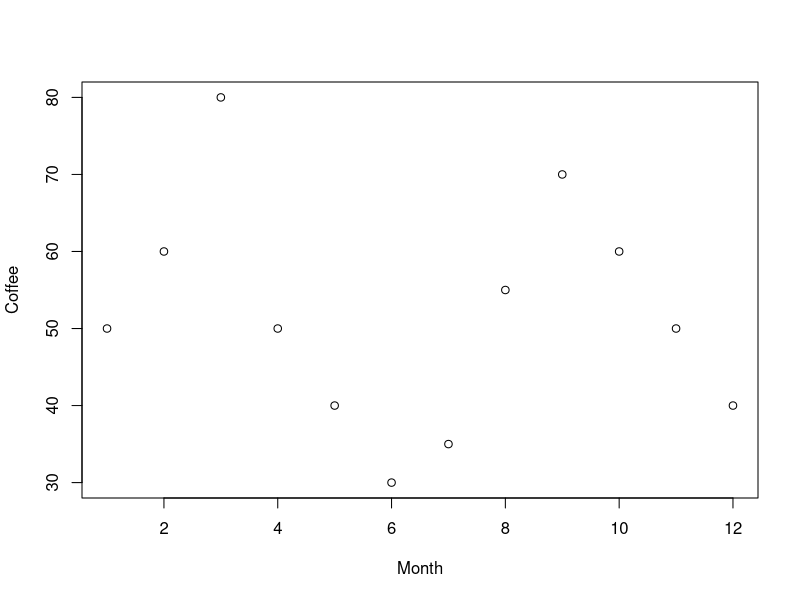
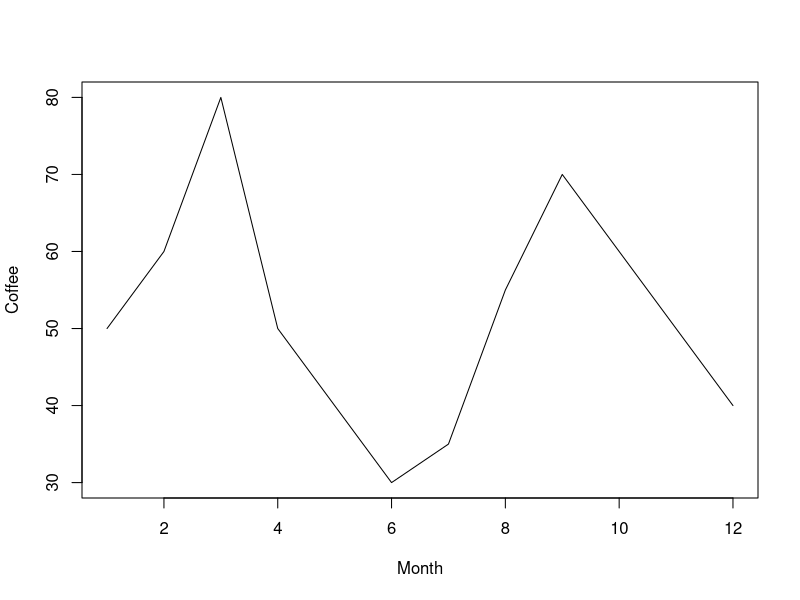
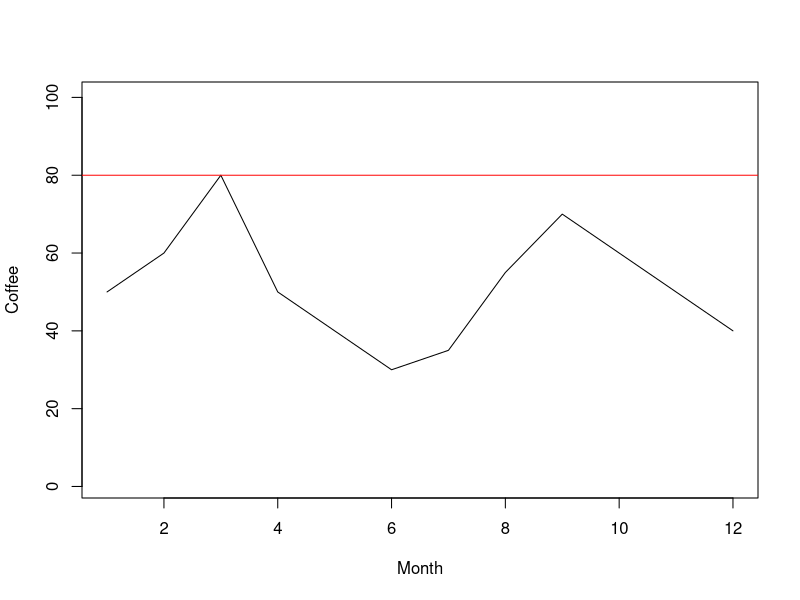
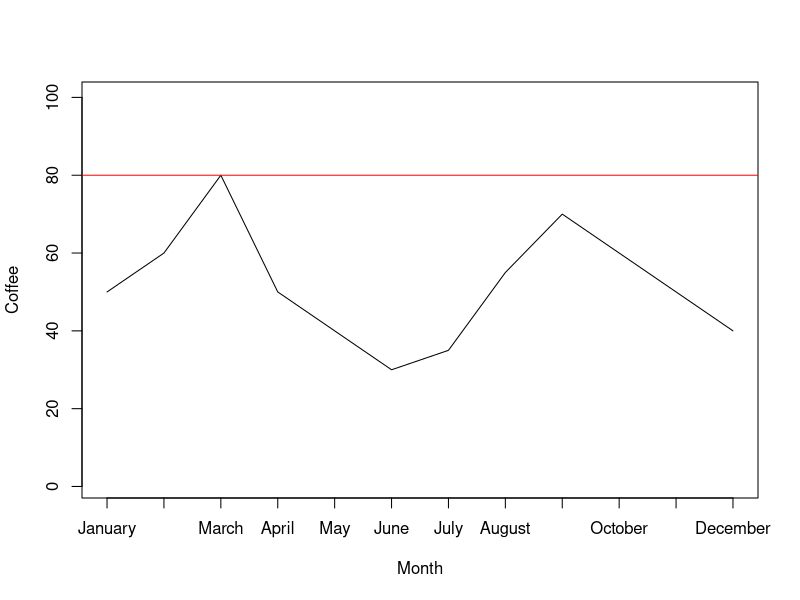

Source code (R) for these figures, in order:
#a
Month <- c(1, 2, 3, 4, 5, 6, 7, 8, 9, 10, 11, 12)
Coffee <- c(50, 60, 80, 50, 40, 30, 35, 55, 70, 60, 50, 40)
plot(Month, Coffee)
#b
plot(Month, Coffee, type="l")
#c
plot(Month, Coffee, type="l",ylim=c(1, 100))
#d
abline(h = max(Coffee), col="red")
#e
names(Month) <- format(ISOdate(2017,1:12,1),"%B")
plot(Month, Coffee, type="l",ylim=c(1, 100), xaxt="n")
abline(h = max(Coffee), col="red")
axis(1, at=1:12, labels=names(Month))



  
  


?plot
?axis
